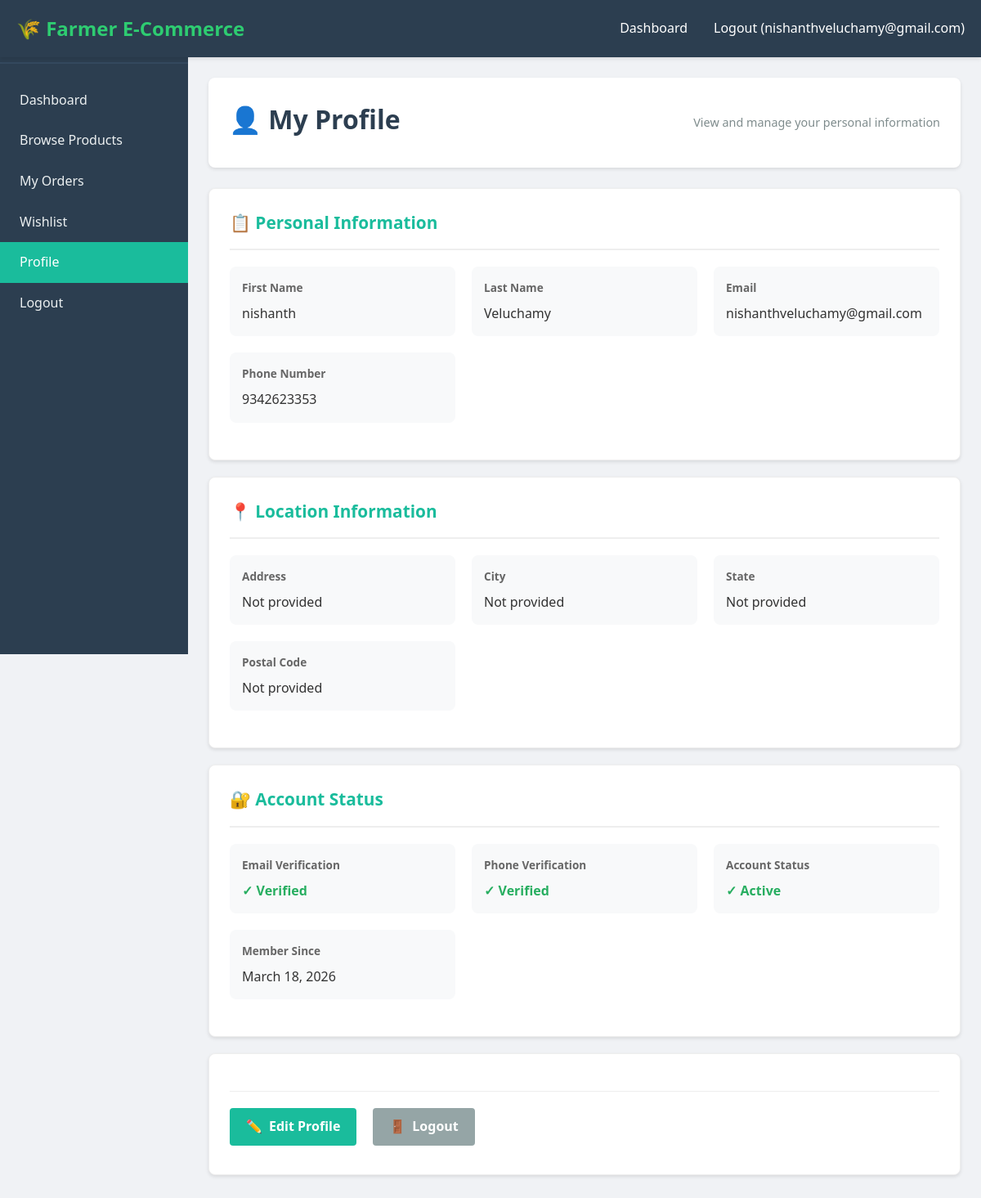
The page /buyer/profile (signed in) on the database its author committed.
### app/models.py (models this page shows, shortened)
class User(UserMixin, db.Model):
    __tablename__ = 'users'
    id = db.Column(db.Integer, primary_key=True)
    email = db.Column(db.String(120), unique=True, nullable=False, index=True)
    password_hash = db.Column(db.String(255), nullable=True)
    phone_number = db.Column(db.String(20), unique=True, nullable=False)
    user_type = db.Column(db.String(20), nullable=False)  # 'farmer' or 'buyer'
    first_name = db.Column(db.String(100))
    last_name = db.Column(db.String(100))
    profile_picture = db.Column(db.String(255))
    address = db.Column(db.Text)
    city = db.Column(db.String(100))
    state = db.Column(db.String(100))
    postal_code = db.Column(db.String(20))
    email_verified = db.Column(db.Boolean, default=False)
    phone_verified = db.Column(db.Boolean, default=False)
    is_active = db.Column(db.Boolean, default=True)
    created_at = db.Column(db.DateTime, default=datetime.utcnow)
    updated_at = db.Column(db.DateTime, default=datetime.utcnow, onupdate=datetime.utcnow)
    farm_name = db.Column(db.String(200))
    farm_size = db.Column(db.String(100))
    crops_grown = db.Column(db.Text)
    shop_name = db.Column(db.String(200))
    shop_category = db.Column(db.String(100))  # grocery, electronics, clothing, etc.
    shop_license_number = db.Column(db.String(100), unique=True)
    shop_description = db.Column(db.Text)
    shop_registration_number = db.Column(db.String(100), unique=True)

### app/routes.py (the view)
@main_bp.route('/buyer/profile', methods=['GET'])
@login_required
def buyer_profile():
    if not user_has_role(current_user, 'buyer'):
        flash('Access denied', 'danger')
        return redirect(url_for('main.index'))
    return render_template('buyer/profile.html', user=current_user)

### app/routes.py (called while the page is built)
def parse_roles(user_type_value):
    if not user_type_value:
        return set()
    return {role.strip() for role in str(user_type_value).split(',') if role.strip()}

def user_has_role(user, role):
    return role in parse_roles(user.user_type)

### templates/buyer/profile.html (shortened to what this page needs)
{% extends "base.html" %}
{% block content %}
<div class="dashboard-container">
    <aside class="sidebar">
        <div class="sidebar-brand">👤 Buyer</div>
        <ul class="sidebar-menu">
            <li><a href="{{ url_for('main.buyer_dashboard') }}">Dashboard</a></li>
            <li><a href="{{ url_for('main.buyer_browse_products') }}">Browse Products</a></li>
            <li><a href="{{ url_for('main.buyer_my_orders') }}">My Orders</a></li>
            <li><a href="{{ url_for('main.buyer_wishlist') }}">Wishlist</a></li>
            <li><a href="{{ url_for('main.buyer_profile') }}" class="active">Profile</a></li>
            <li><a href="{{ url_for('auth.logout') }}">Logout</a></li>
        </ul>
    </aside>
    <div class="main-content">
        <div class="header">
            <h1>👤 My Profile</h1>
            <p class="text-muted">View and manage your personal information</p>
        </div>
        <div class="card">
            <div class="card-header">📋 Personal Information</div>
            <div class="profile-grid">
                <div class="profile-item">
                    <div class="profile-label">First Name</div>
                    <div class="profile-value">{{ user.first_name or 'Not provided' }}</div>
                </div>
                <div class="profile-item">
                    <div class="profile-label">Last Name</div>
                    <div class="profile-value">{{ user.last_name or 'Not provided' }}</div>
                </div>
                <div class="profile-item">
                    <div class="profile-label">Email</div>
                    <div class="profile-value">{{ user.email }}</div>
                </div>
                <div class="profile-item">
                    <div class="profile-label">Phone Number</div>
                    <div class="profile-value">{{ user.phone_number }}</div>
                </div>
            </div>
        </div>
        <div class="card">
            <div class="card-header">📍 Location Information</div>
            <div class="profile-grid">
                <div class="profile-item">
                    <div class="profile-label">Address</div>
                    <div class="profile-value">{{ user.address or 'Not provided' }}</div>
                </div>
                <div class="profile-item">
                    <div class="profile-label">City</div>
                    <div class="profile-value">{{ user.city or 'Not provided' }}</div>
                </div>
                <div class="profile-item">
                    <div class="profile-label">State</div>
                    <div class="profile-value">{{ user.state or 'Not provided' }}</div>
                </div>
                <div class="profile-item">
                    <div class="profile-label">Postal Code</div>
                    <div class="profile-value">{{ user.postal_code or 'Not provided' }}</div>
                </div>
            </div>
        </div>
        <div class="card">
            <div class="card-header">🔐 Account Status</div>
            <div class="profile-grid">
                <div class="profile-item">
                    <div class="profile-label">Email Verification</div>
                    <div class="profile-value">
                        {% if user.email_verified %}
                            <span class="status-verified">✓ Verified</span>
                        {% else %}
                            <span class="status-unverified">✗ Not Verified</span>
                        {% endif %}
                    </div>
                </div>
                <div class="profile-item">
                    <div class="profile-label">Phone Verification</div>
                    <div class="profile-value">
                        {% if user.phone_verified %}
                            <span class="status-verified">✓ Verified</span>
                        {% else %}
                            <span class="status-unverified">✗ Not Verified</span>
                        {% endif %}
                    </div>
                </div>
                <div class="profile-item">
                    <div class="profile-label">Account Status</div>
                    <div class="profile-value">
                        {% if user.is_active %}
                            <span class="status-verified">✓ Active</span>
                        {% else %}
                            <span class="status-unverified">✗ Inactive</span>
                        {% endif %}
                    </div>
                </div>
                <div class="profile-item">
                    <div class="profile-label">Member Since</div>
                    <div class="profile-value">{{ user.created_at.strftime('%B %d, %Y') }}</div>
                </div>
            </div>
        </div>
        <div class="card">
            <div class="card-footer">
                <a href="{{ url_for('main.buyer_profile_edit') }}" class="btn btn-primary">
                    <span class="icon">✏️</span>Edit Profile
                </a>
                <a href="{{ url_for('auth.logout') }}" class="btn btn-secondary">
                    <span class="icon">🚪</span>Logout
                </a>
            </div>
        </div>
    </div>
</div>
{% endblock %}

### templates/base.html (shortened to what this page needs)
<!DOCTYPE html>
<html lang="en">
<head>
    <link rel="stylesheet" href="{{ url_for('static', filename='css/style.css') }}">
</head>
<body>
    {% if not hide_navbar %}
    <nav class="navbar">
        <div class="container">
            <a href="{{ url_for('main.index') }}" class="navbar-brand">🌾 Farmer E-Commerce</a>
            <ul class="navbar-nav">
                {% if current_user.is_authenticated %}
                    <li><a href="{% if 'farmer' in (current_user.user_type or '') %}{{ url_for('main.farmer_dashboard') }}{% elif 'buyer' in (current_user.user_type or '') %}{{ url_for('main.buyer_dashboard') }}{% else %}{{ url_for('main.shop_owner_dashboard') }}{% endif %}">Dashboard</a></li>
                    <li><a href="{{ url_for('auth.logout') }}">Logout ({{ current_user.email }})</a></li>
                {% else %}
                    <li><a href="{{ url_for('auth.login_choice') }}">Login</a></li>
                {% endif %}
            </ul>
        </div>
    </nav>
    {% endif %}
    <main>
        {% block content %}{% endblock %}
    </main>
</body>
</html>

### static/css/style.css (style rules this page uses)
* { margin: 0; padding: 0; box-sizing: border-box; }
:root { --primary-color: #2ecc71; --secondary-color: #27ae60; --danger-color: #e74c3c; --warning-color: #f39c12; --info-color: #3498db; --dark-color: #2c3e50; --light-color: #ecf0f1; --text-color: #333; --border-color: #ddd; }
body { font-family: 'Segoe UI', Tahoma, Geneva, Verdana, sans-serif; background-color: #f8f9fa; color: var(--text-color); line-height: 1.6; }
.container { max-width: 1200px; margin: 0 auto; padding: 0 20px; }
.navbar { background-color: var(--dark-color); padding: 1rem 0; position: sticky; top: 0; box-shadow: 0 2px 5px rgba(0, 0, 0, 0.1); z-index: 100; }
.navbar .container { display: flex; justify-content: space-between; align-items: center; }
.navbar-brand { font-size: 1.5rem; font-weight: bold; color: var(--primary-color); text-decoration: none; }
.navbar-nav { display: flex; list-style: none; gap: 2rem; }
.navbar-nav a { color: white; text-decoration: none; transition: color 0.3s; }
.btn { display: inline-block; padding: 0.75rem 1.5rem; border: none; border-radius: 4px; font-size: 1rem; cursor: pointer; transition: all 0.3s; text-decoration: none; text-align: center; font-weight: 500; }
.btn-primary { background-color: var(--primary-color); color: white; }
.btn-secondary { background-color: var(--info-color); color: white; }
.card { background-color: white; border-radius: 8px; box-shadow: 0 2px 4px rgba(0, 0, 0, 0.1); padding: 2rem; margin-bottom: 2rem; }
.card-header { font-size: 1.25rem; font-weight: bold; margin-bottom: 1rem; padding-bottom: 1rem; border-bottom: 2px solid var(--light-color); }
.card-footer { padding-top: 1rem; border-top: 1px solid var(--light-color); text-align: center; }
.dashboard-container { display: flex; min-height: 100vh; background-color: #f8f9fa; }
.sidebar { width: 250px; background-color: var(--dark-color); color: white; padding: 2rem 0; position: fixed; height: 100vh; overflow-y: auto; }
.sidebar-brand { padding: 0 2rem; margin-bottom: 2rem; font-size: 1.5rem; font-weight: bold; color: var(--primary-color); }
.sidebar-menu { list-style: none; }
.sidebar-menu li { margin-bottom: 0; }
.sidebar-menu a { display: block; padding: 1rem 2rem; color: white; text-decoration: none; transition: background-color 0.3s; border-left: 4px solid transparent; transition: all 0.3s; }
.sidebar-menu a:hover, .sidebar-menu a.active { background-color: var(--primary-color); border-left-color: white; }
.main-content { flex: 1; margin-left: 250px; padding: 2rem; }
.header { display: flex; justify-content: space-between; align-items: center; margin-bottom: 2rem; }
.header h1 { font-size: 2rem; color: var(--dark-color); }
.text-muted { color: #7f8c8d; }

### rows shown on the page
User: email "nishanthveluchamy@gmail.com", first_name "nishanth", last_name "Veluchamy", phone_number "9342623353", address "Not provided", city "Not provided", state "Not provided", postal_code "Not provided", created_at "March 18, 2026"
